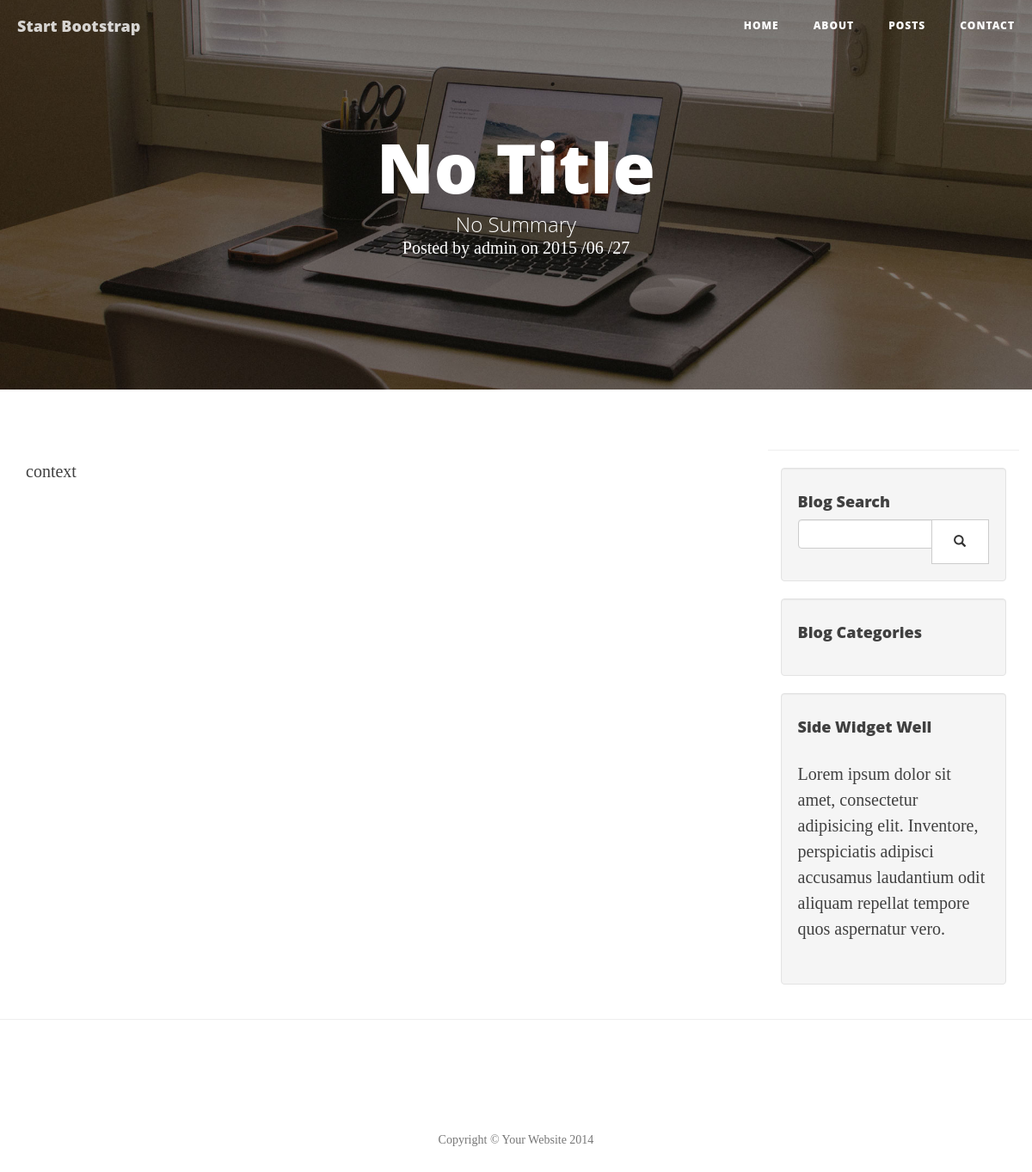
Screenshot of /detail/3/ with the database file from the repository.
### article/models.py (models this page shows, shortened)
class Article(models.Model):
    title 	    = models.CharField(max_length=100, default='No Title')
    author      = models.CharField(max_length=100, default='admin')
    category 	= models.CharField(max_length=100, blank=True, default='No Category')
    datetime 	= models.DateTimeField(default=datetime.now())
    summary     = models.TextField(max_length=200, blank=True, default='No Summary')
    content 	= RichTextField('content', default='context')
    def get_absolute_url(self):
        path = reverse('detail', kwargs={'id': self.id})
        return 'http://nafei.sinaapp.com%s' % path

### article/views.py (the view)
# urls.py: url(r'^detail/(?P<id>\d+)/$', 'article.views.detail', name='detail'),
def detail(request, id):
    try:
        art = Article.objects.get(id=str(id))
    except Article.DoesNotExist:
        raise Http404
    return render(request, 'detail.html', {'art': art})

### article/templates/detail.html (shortened to what this page needs)
{% extends "base.html" %}
{% block heading %}
    <h1>{{ art.title }}</h1>
    <h2 class="subheading">{{ art.summary }}</h2>
    <span class="meta">
        Posted by {{ art.author }} on {{ art.datetime|date:"Y /m /d"}}
    </span>
{% endblock %}
{% block content %}
    <article>
        <div class="col-lg-9">
            {{ art.content | safe }}
        </div>
    </article>
    <hr>
{% endblock %}

### rows the page displays
Article: title "No Title", summary "No Summary", author "admin", datetime "2015 /06 /27", content "context"
